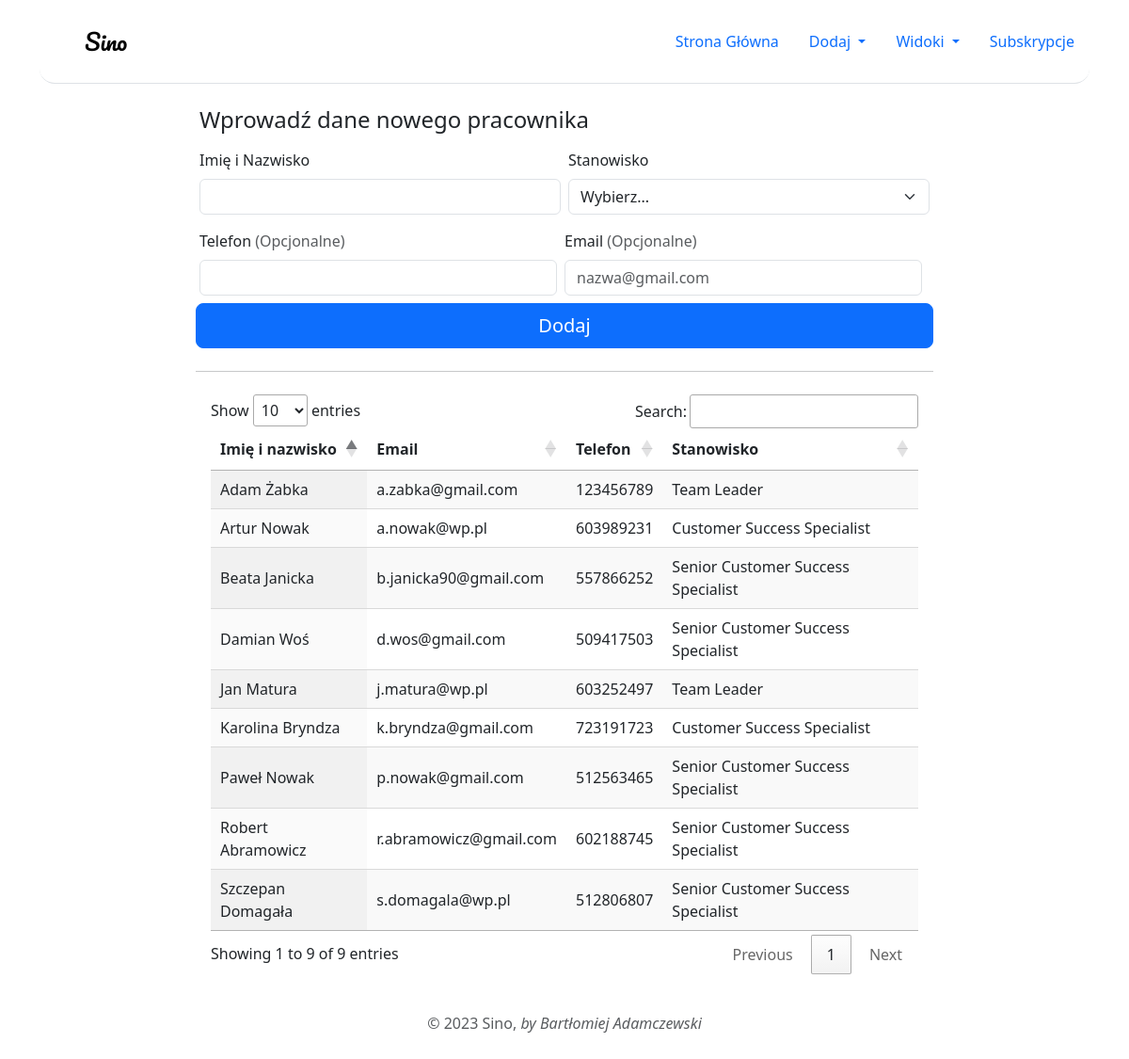
Page /new-employee.php on the committed database.
### tables this page shows
CREATE TABLE `employees` (
  `id` int(11) NOT NULL,
  `name` varchar(128) NOT NULL,
  `email` varchar(128) DEFAULT NULL,
  `phone` int(128) DEFAULT NULL,
  `position` varchar(128) NOT NULL
);

### classes/Employee.php (called while the page is built, shortened)
<?php
class Employee
{
    public static function getAll($conn)
    {
        $sql = "SELECT *
                FROM employees
                GROUP BY employees.name";
        $results = $conn->query($sql);
        return $results->fetchAll(PDO::FETCH_ASSOC);
    }
}

### new-employee.php (the view, shortened to what this page needs)
<?php
$conn = require 'includes/db.php';
$employees = Employee::getAll($conn);
?>
<?php  require 'includes/header.php'; ?>
<?php  require 'includes/new-employee-form.php'; ?>
<div class="container table-responsive">
  <?php if (empty($employees)): ?>
  Nie odnaleziono pracowników.
  <?php else :?>
  <table id="employee-table" class="display">
    <thead>
      <th>Imię i nazwisko</th>
      <th>Email</th>
      <th>Telefon</th>
      <th>Stanowisko</th>
    </thead>
    <tbody>
      <?php foreach ($employees as $employee):?>
      <tr>
        <td>
          <?= htmlspecialchars($employee['name']);?>
        </td>
        <td>
          <?= htmlspecialchars($employee['email']);?>
        </td>
        <td>
          <?= htmlspecialchars($employee['phone']);?>
        </td>
        <td>
          <?= htmlspecialchars($employee['position']);?>
        </td>
      </tr>
      <?php endforeach;?>
    </tbody>
  </table>
  <?php endif;?>
</div>
<?php  require 'includes/footer.php'; ?>

### css/styles.css (style rules this page uses)
.container>* { border-radius: 1rem; }

### rows in the picture
employees: name "Adam Żabka", email "a.zabka@gmail.com", phone "123456789", position "Team Leader"
employees: name "Artur Nowak", email "a.nowak@wp.pl", phone "603989231", position "Customer Success Specialist"
employees: name "Beata Janicka", email "b.janicka90@gmail.com", phone "557866252", position "Senior Customer Success Specialist"
employees: name "Damian Woś", email "d.wos@gmail.com", phone "509417503", position "Senior Customer Success Specialist"
employees: name "Jan Matura", email "j.matura@wp.pl", phone "603252497", position "Team Leader"
employees: name "Karolina Bryndza", email "k.bryndza@gmail.com", phone "723191723", position "Customer Success Specialist"
employees: name "Paweł Nowak", email "p.nowak@gmail.com", phone "512563465", position "Senior Customer Success Specialist"
employees: name "Robert Abramowicz", email "r.abramowicz@gmail.com", phone "602188745", position "Senior Customer Success Specialist"
employees: name "Szczepan Domagała", email "s.domagala@wp.pl", phone "512806807", position "Senior Customer Success Specialist"
